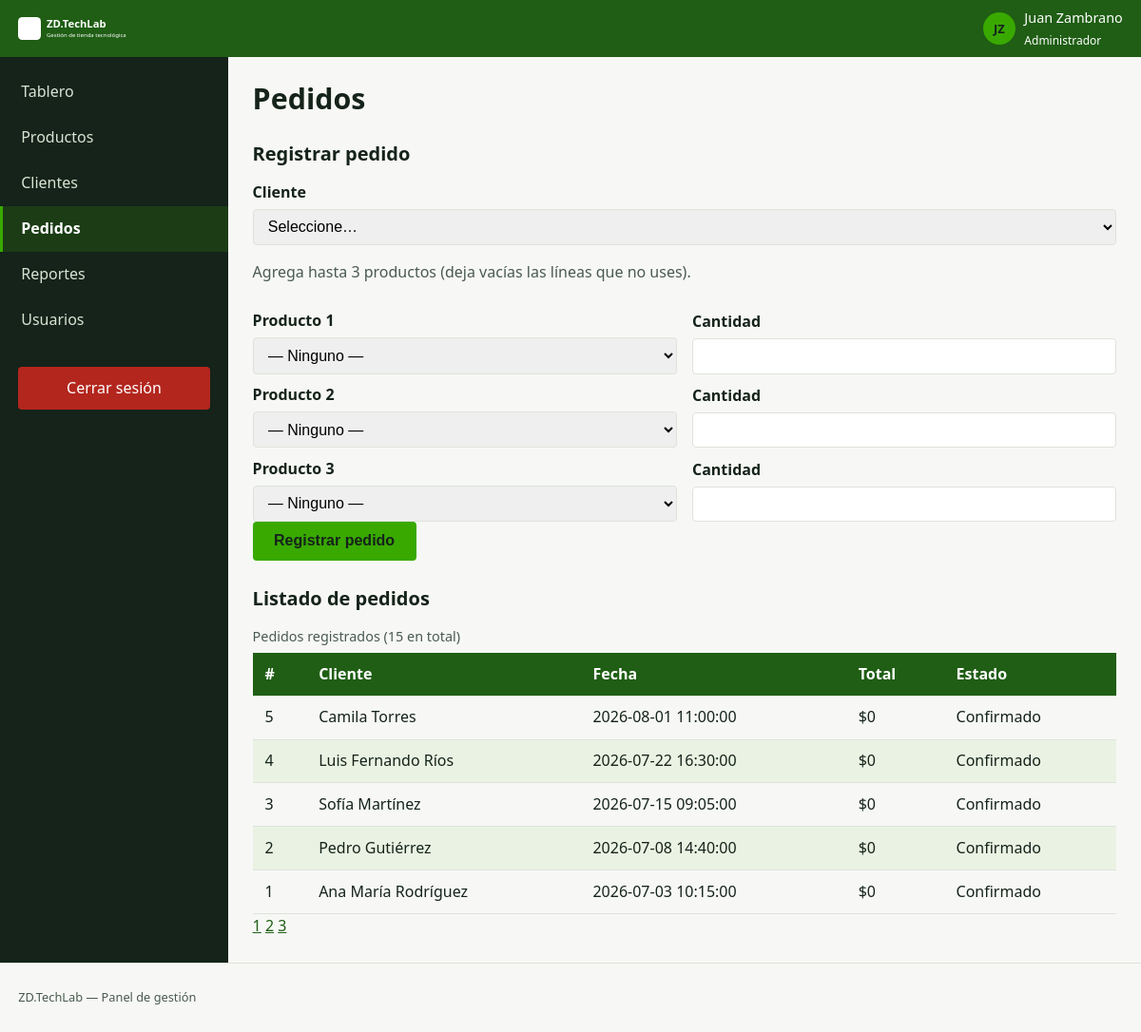
The app's page /pedidos.php?pagina=3 (signed in) with its own data.
### tables this page shows
CREATE TABLE pedidos (
  id          INT UNSIGNED AUTO_INCREMENT PRIMARY KEY,
  cliente_id  INT UNSIGNED NOT NULL,
  fecha       DATETIME NOT NULL DEFAULT CURRENT_TIMESTAMP,
  total       DECIMAL(12,2) NOT NULL DEFAULT 0,
  estado      ENUM('confirmado','anulado') NOT NULL DEFAULT 'confirmado',
  CONSTRAINT fk_pedidos_cliente
    FOREIGN KEY (cliente_id) REFERENCES clientes(id)
    ON DELETE RESTRICT ON UPDATE CASCADE,
  INDEX idx_pedidos_fecha (fecha),
  INDEX idx_pedidos_cliente (cliente_id)
);

CREATE TABLE clientes (
  id         INT UNSIGNED AUTO_INCREMENT PRIMARY KEY,
  nombre     VARCHAR(150) NOT NULL,
  documento  VARCHAR(30)  NOT NULL,
  correo     VARCHAR(150) NULL,
  creado_en  DATETIME NOT NULL DEFAULT CURRENT_TIMESTAMP,
  UNIQUE KEY uq_clientes_documento (documento)
);

### app/modelos/PedidoModelo.php (called while the page is built, shortened)
<?php
final class PedidoModelo
{
    public function listar(int $pagina = 1, int $porPagina = 10): array
    {
        $offset = max(0, ($pagina - 1) * $porPagina);
        $st = $this->pdo->prepare(
            'SELECT p.id, c.nombre AS cliente, p.fecha, p.total, p.estado
             FROM pedidos p
             INNER JOIN clientes c ON c.id = p.cliente_id
             ORDER BY p.fecha DESC
             LIMIT :lim OFFSET :off'
        );
        $st->bindValue(':lim', $porPagina, PDO::PARAM_INT);
        $st->bindValue(':off', $offset, PDO::PARAM_INT);
        $st->execute();
        return $st->fetchAll();
    }
    public function contar(): int
    {
        return (int) $this->pdo->query('SELECT COUNT(*) AS total FROM pedidos')->fetch()['total'];
    }
}

### pedidos.php (the view, shortened to what this page needs)
<?php
require_once __DIR__ . '/app/modelos/PedidoModelo.php';
$pdo    = Conexion::obtener();
$modelo = new PedidoModelo($pdo);
$pagina    = max(1, (int) ($_GET['pagina'] ?? 1));
$porPagina = 5;
$pedidos      = $modelo->listar($pagina, $porPagina);
$total        = $modelo->contar();
$totalPaginas = max(1, (int) ceil($total / $porPagina));
?>
<!DOCTYPE html>
<html lang="es">
<head>
  <link rel="stylesheet" href="<?= BASE_URL ?>css/tokens.css">
  <link rel="stylesheet" href="<?= BASE_URL ?>css/estilos.css">
</head>
<body>
  <div class="panel">
    <?php require __DIR__ . '/app/vistas/parciales/cabecera.php'; ?>
    <?php require __DIR__ . '/app/vistas/parciales/menu.php'; ?>
    <main class="panel__contenido">
      <h1>Pedidos</h1>
      <section aria-labelledby="titulo-formulario">
        <h2 id="titulo-formulario">Registrar pedido</h2>
        <form method="post" action="<?= BASE_URL ?>app/controladores/pedidos_registrar.php" novalidate class="formulario">
          <div>
            <label for="cliente_id">Cliente</label>
            <select id="cliente_id" name="cliente_id" required>
              <option value="">Seleccione…</option>
            </select>
          </div>
          <p class="texto-tenue">Agrega hasta 3 productos (deja vacías las líneas que no uses).</p>
          <?php for ($fila = 1; $fila <= 3; $fila++): ?>
            <div class="formulario--linea">
              <div>
                <label for="producto_<?= $fila ?>">Producto <?= $fila ?></label>
                <select id="producto_<?= $fila ?>" name="producto_id[]">
                  <option value="">— Ninguno —</option>
                </select>
              </div>
              <div>
                <label for="cantidad_<?= $fila ?>">Cantidad</label>
                <input type="number" id="cantidad_<?= $fila ?>" name="cantidad[]" min="1" step="1">
              </div>
            </div>
          <?php endfor; ?>
          <button type="submit" class="boton">Registrar pedido</button>
        </form>
      </section>
      <section aria-labelledby="titulo-tabla">
        <h2 id="titulo-tabla">Listado de pedidos</h2>
        <table id="tabla-pedidos">
          <caption>Pedidos registrados (<?= $total ?> en total)</caption>
          <thead>
            <tr>
              <th scope="col">#</th>
              <th scope="col">Cliente</th>
              <th scope="col">Fecha</th>
              <th scope="col">Total</th>
              <th scope="col">Estado</th>
            </tr>
          </thead>
          <tbody>
            <?php foreach ($pedidos as $p): ?>
              <tr>
                <td><?= (int) $p['id'] ?></td>
                <td><?= htmlspecialchars($p['cliente'], ENT_QUOTES, 'UTF-8') ?></td>
                <td><?= htmlspecialchars($p['fecha'], ENT_QUOTES, 'UTF-8') ?></td>
                <td>$<?= number_format((float) $p['total'], 0, ',', '.') ?></td>
                <td><?= htmlspecialchars(ucfirst($p['estado']), ENT_QUOTES, 'UTF-8') ?></td>
              </tr>
            <?php endforeach; ?>
          </tbody>
        </table>
        <?php if ($totalPaginas > 1): ?>
          <nav aria-label="Paginación de pedidos">
            <?php for ($i = 1; $i <= $totalPaginas; $i++): ?>
              <a href="?pagina=<?= $i ?>" <?= $i === $pagina ? 'aria-current="page"' : '' ?>><?= $i ?></a>
            <?php endfor; ?>
          </nav>
        <?php endif; ?>
      </section>
    </main>
    <?php require __DIR__ . '/app/vistas/parciales/pie.php'; ?>
</body>
</html>

### css/tokens.css (style rules this page uses)
:root { --superficie: #F7F8F6; --superficie-alta: #FFFFFF; --borde: #DDE3DA; --color-marca: #1F5E14; --color-marca-suave: #EAF3E3; --color-accion: #39A900; --color-acento: #F08A00; --texto: #15231A; --texto-tenue: #4A5A50; --texto-claro: #FFFFFF; --texto-sobre-brillante: #15231A; --exito: #2E7D32; --advertencia: #A85E00; --error: #B3261E; --info: #15506B; --fuente-base: system-ui, "Segoe UI", Roboto, sans-serif; }
:root { --texto-xs: 0.8rem; --texto-sm: 0.9rem; --texto-md: 1rem; --texto-lg: 1.25rem; --texto-xl: 1.9rem; }

### css/estilos.css (style rules this page uses)
*, *::before, *::after { box-sizing: border-box; }
body { margin: 0; font-family: var(--fuente-base); font-size: 16px; line-height: 1.6; color: var(--texto); background: var(--superficie); }
h1 { font-size: var(--texto-xl); line-height: 1.2; margin: 0 0 .5rem; }
h2 { font-size: var(--texto-lg); margin: 1.5rem 0 .75rem; }
p { max-width: 70ch; }
.texto-tenue { color: var(--texto-tenue); }
a { color: var(--color-marca); }
.boton { background: var(--color-accion); color: var(--texto-sobre-brillante); font-weight: 600; border: none; border-radius: 4px; padding: .7rem 1.4rem; font-size: var(--texto-md); cursor: pointer; transition: background .18s ease; }
.formulario label { display: block; font-weight: 600; margin: .6rem 0 .25rem; }
.formulario input, .formulario select { width: 100%; padding: .55rem .7rem; border: 1px solid var(--borde); border-radius: 4px; font-size: var(--texto-md); }
.formulario--linea { display: flex; flex-wrap: wrap; align-items: flex-end; gap: 1rem; }
.formulario--linea > div { flex: 1 1 160px; }
.panel { display: grid; grid-template-columns: 1fr; grid-template-rows: 60px 1fr auto; grid-template-areas: "barra" "contenido" "pie"; min-height: 100vh; }
.panel__contenido { grid-area: contenido; padding: 1.6rem; overflow-y: auto; }
table { width: 100%; border-collapse: collapse; margin-top: .5rem; }
thead { background: var(--color-marca); color: #fff; position: sticky; top: 0; }
th, td { padding: .6rem .8rem; text-align: left; border-bottom: 1px solid var(--borde); }
tbody tr:nth-child(even) { background: var(--color-marca-suave); }
caption { text-align: left; font-size: var(--texto-sm); color: var(--texto-tenue); margin-bottom: .4rem; }
@media (min-width: 1024px) { .panel { grid-template-columns: 240px 1fr; grid-template-rows: 60px 1fr auto; grid-template-areas: "barra barra" "menu contenido" "pie pie"; } }

### records on screen
pedidos: id "5", cliente.nombre "Camila Torres", fecha "2026-08-01 11:00:00", total "0", estado "Confirmado"
pedidos: id "4", cliente.nombre "Luis Fernando Ríos", fecha "2026-07-22 16:30:00", total "0", estado "Confirmado"
pedidos: id "3", cliente.nombre "Sofía Martínez", fecha "2026-07-15 09:05:00", total "0", estado "Confirmado"
pedidos: id "2", cliente.nombre "Pedro Gutiérrez", fecha "2026-07-08 14:40:00", total "0", estado "Confirmado"
pedidos: id "1", cliente.nombre "Ana María Rodríguez", fecha "2026-07-03 10:15:00", total "0", estado "Confirmado"

### other values on screen
$iniciales "JZ"
$usuario['nombre'] "Juan Zambrano"
$usuario['rol'] "Administrador"
$op['texto'] "Tablero"
$op['texto'] "Productos"
$op['texto'] "Clientes"
$op['texto'] "Pedidos"
$op['texto'] "Reportes"
$op['texto'] "Usuarios"
$total "15"
